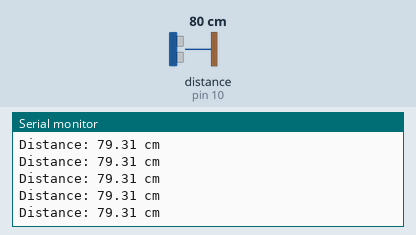
Simulated run of this sketch. Board: Arduino Uno, built with avr-gcc and run on an emulated ATmega328P. On the bench: the last lines printed to the serial monitor. Wiring (inferred from the names in the program): ultrasonic range finder: trigger pin 9; echo pin 10. The test bench sets the inputs (shaded band); at power-on: distance to the obstacle (sensor on pin 10) 80 cm. The echo pulse lasts 58.3 µs per cm.

Above: at 1.2 s.
1.3 s: distance to the obstacle (sensor on pin 10) set to 35 cm
At 1.6 s:
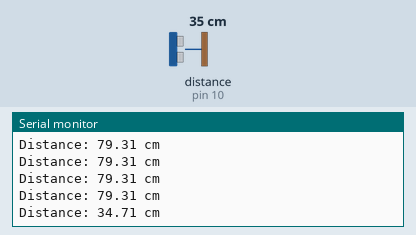
4.3 s: distance to the obstacle (sensor on pin 10) set to 2 cm
At 4.44 s:
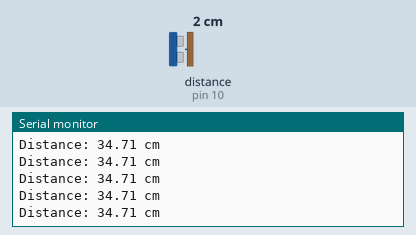
Timing chart, 0 to 7.3 s (numbered marks = the images above; inputs shaded):
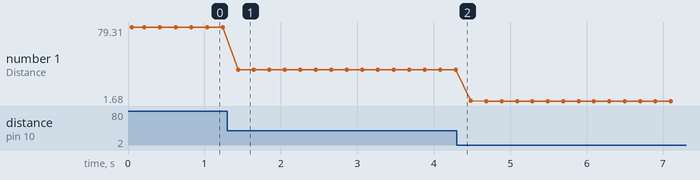

Measured:
- after the input at 1.3 s, the serial monitor: prints a new line after 0.14 s (image 1)
- plotted number 1: 79.31 → 34.71 after the input at 1.3 s, 34.71 → 1.68 after the input at 4.3 s

The sketch:

ultrasonic_distance.ino
```cpp
// Day 6 – Ultrasonic Distance Measurement (HC-SR04)
// Measures distance in centimeters using TRIG/ECHO timing + speed of sound.

const int trigPin = 9;
const int echoPin = 10;

long durationUs;      // Echo pulse length in microseconds (µs)
float distanceCm;     // Calculated distance in centimeters

void setup() {
  pinMode(trigPin, OUTPUT);
  pinMode(echoPin, INPUT);

  Serial.begin(9600);
  Serial.println("Day 6 - Ultrasonic distance measurement started");
}

void loop() {
  // 1) Ensure TRIG is LOW (clean start)
  digitalWrite(trigPin, LOW);
  delayMicroseconds(2);

  // 2) Send a 10 µs trigger pulse
  digitalWrite(trigPin, HIGH);
  delayMicroseconds(10);
  digitalWrite(trigPin, LOW);

  // 3) Measure how long ECHO stays HIGH (round-trip time)
  durationUs = pulseIn(echoPin, HIGH);

  // 4) Convert time to distance
  // speed of sound ≈ 0.034 cm/µs
  // divide by 2 because the wave travels to the object AND back
  distanceCm = durationUs * 0.034f / 2.0f;

  // 5) Print result
  Serial.print("Distance: ");
  Serial.print(distanceCm);
  Serial.println(" cm");

  delay(200);
}
```
